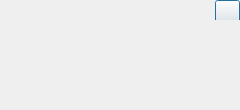
<?xml version="1.0" encoding="UTF-8"?>
<ui version="4.0">
 <class>MessageShow</class>
 <widget class="QDialog" name="MessageShow">
  <property name="geometry">
   <rect>
    <x>0</x>
    <y>0</y>
    <width>240</width>
    <height>110</height>
   </rect>
  </property>
  <property name="minimumSize">
   <size>
    <width>0</width>
    <height>0</height>
   </size>
  </property>
  <property name="maximumSize">
   <size>
    <width>16777215</width>
    <height>16777215</height>
   </size>
  </property>
  <property name="windowTitle">
   <string>MessageShow</string>
  </property>
  <layout class="QVBoxLayout" name="verticalLayout_2">
   <property name="spacing">
    <number>0</number>
   </property>
   <property name="leftMargin">
    <number>0</number>
   </property>
   <property name="topMargin">
    <number>0</number>
   </property>
   <property name="rightMargin">
    <number>0</number>
   </property>
   <property name="bottomMargin">
    <number>0</number>
   </property>
   <item>
    <layout class="QVBoxLayout" name="verticalLayout" stretch="0,1">
     <property name="spacing">
      <number>0</number>
     </property>
     <property name="topMargin">
      <number>0</number>
     </property>
     <item>
      <widget class="QWidget" name="widget_msgtitle" native="true">
       <property name="minimumSize">
        <size>
         <width>0</width>
         <height>0</height>
        </size>
       </property>
       <property name="maximumSize">
        <size>
         <width>16777215</width>
         <height>20</height>
        </size>
       </property>
       <layout class="QHBoxLayout" name="horizontalLayout_2">
        <property name="topMargin">
         <number>0</number>
        </property>
        <property name="rightMargin">
         <number>0</number>
        </property>
        <property name="bottomMargin">
         <number>0</number>
        </property>
        <item>
         <widget class="QLabel" name="label_titleInfo">
          <property name="text">
           <string/>
          </property>
         </widget>
        </item>
        <item>
         <spacer name="horizontalSpacer">
          <property name="orientation">
           <enum>Qt::Horizontal</enum>
          </property>
          <property name="sizeHint" stdset="0">
           <size>
            <width>40</width>
            <height>20</height>
           </size>
          </property>
         </spacer>
        </item>
        <item>
         <widget class="QPushButton" name="pushButton_close">
          <property name="sizePolicy">
           <sizepolicy hsizetype="Fixed" vsizetype="Fixed">
            <horstretch>0</horstretch>
            <verstretch>0</verstretch>
           </sizepolicy>
          </property>
          <property name="minimumSize">
           <size>
            <width>25</width>
            <height>25</height>
           </size>
          </property>
          <property name="maximumSize">
           <size>
            <width>25</width>
            <height>25</height>
           </size>
          </property>
          <property name="text">
           <string/>
          </property>
         </widget>
        </item>
       </layout>
      </widget>
     </item>
     <item>
      <widget class="QLabel" name="label_msg">
       <property name="enabled">
        <bool>true</bool>
       </property>
       <property name="minimumSize">
        <size>
         <width>0</width>
         <height>0</height>
        </size>
       </property>
       <property name="maximumSize">
        <size>
         <width>16777215</width>
         <height>16777215</height>
        </size>
       </property>
       <property name="text">
        <string/>
       </property>
       <property name="alignment">
        <set>Qt::AlignLeading|Qt::AlignLeft|Qt::AlignVCenter</set>
       </property>
       <property name="margin">
        <number>10</number>
       </property>
      </widget>
     </item>
    </layout>
   </item>
  </layout>
 </widget>
 <layoutdefault spacing="6" margin="11"/>
 <resources/>
 <connections/>
</ui>
